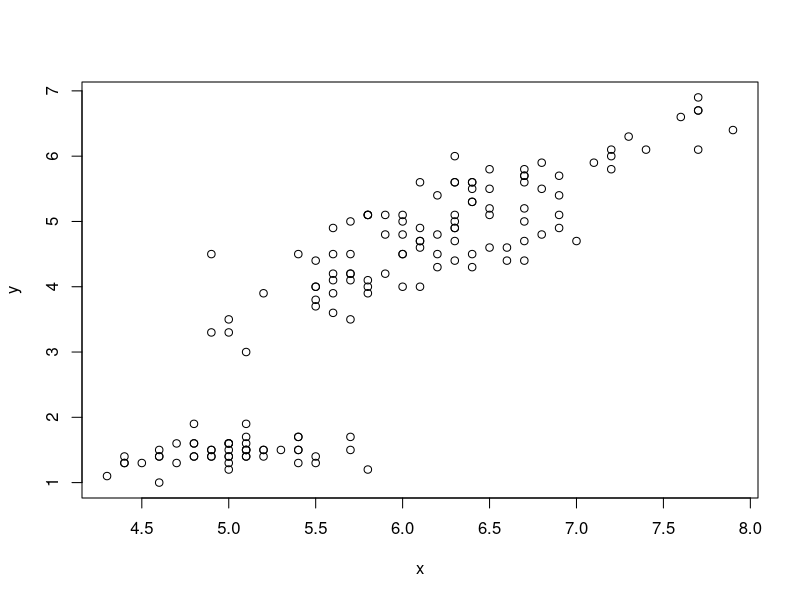

The R script that drew this image:
## ---- chunk 1
knitr::opts_chunk$set(echo = TRUE)
## ---- chunk 2
data("iris")
head(iris)
mean_sepal <- mean(iris$Sepal.Length)
mean_petal <- mean(iris$Petal.Length)
mean_sepal
mean_petal
var_sepal <- var(iris$Sepal.Length)
var_petal <- var(iris$Petal.Length)
var_sepal
var_petal
x <- iris$Sepal.Length
y <- iris$Petal.Length
cor(x, y)
plot(x,y)
